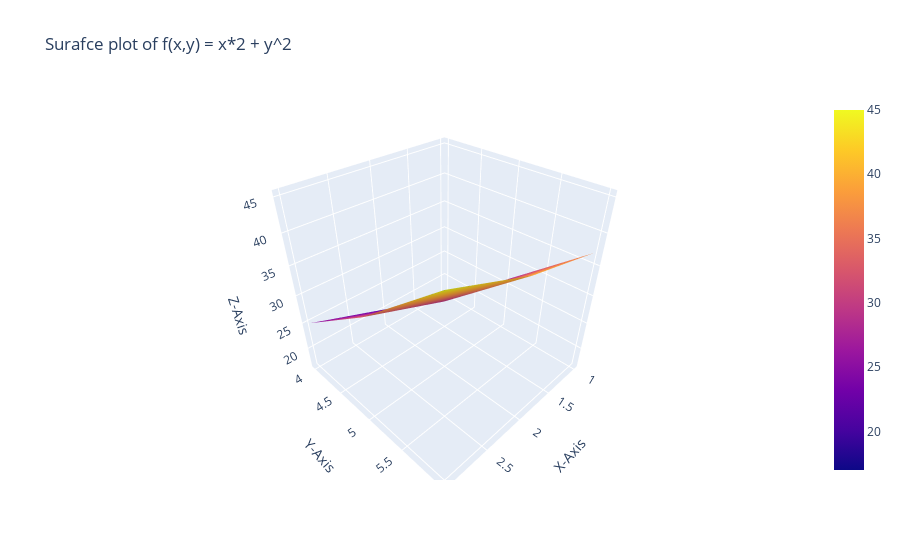

Notebook code cell kept with this figure:
### Code cell
import plotly.graph_objects as go

x= np.array([1,2,3])
y = np.array([4,5,6])
xx , yy = np.meshgrid(x,y)
z = xx**2 + yy**2
fig = go.Figure(data = [go.Surface(x=xx,y=yy,z=z)])
fig.update_layout(title = 'Surafce plot of f(x,y) = x*2 + y^2',
                  scene = dict(xaxis_title='X-Axis',
                               yaxis_title = 'Y-Axis',
                               zaxis_title = 'Z-Axis'))

fig.show()

### Figure 1 — Plotly figure (JSON) as saved in the notebook; plotly's stock layout.template omitted (floating-point values rounded to 4 significant figures)
{"data": [{"type": "surface", "x": [[1, 2, 3], [1, 2, 3], [1, 2, 3]], "y": [[4, 4, 4], [5, 5, 5], [6, 6, 6]], "z": [[17, 20, 25], [26, 29, 34], [37, 40, 45]]}], "layout": {"scene": {"xaxis": {"title": {"text": "X-Axis"}}, "yaxis": {"title": {"text": "Y-Axis"}}, "zaxis": {"title": {"text": "Z-Axis"}}}, "title": {"text": "Surafce plot of f(x,y) = x*2 + y^2"}}}
